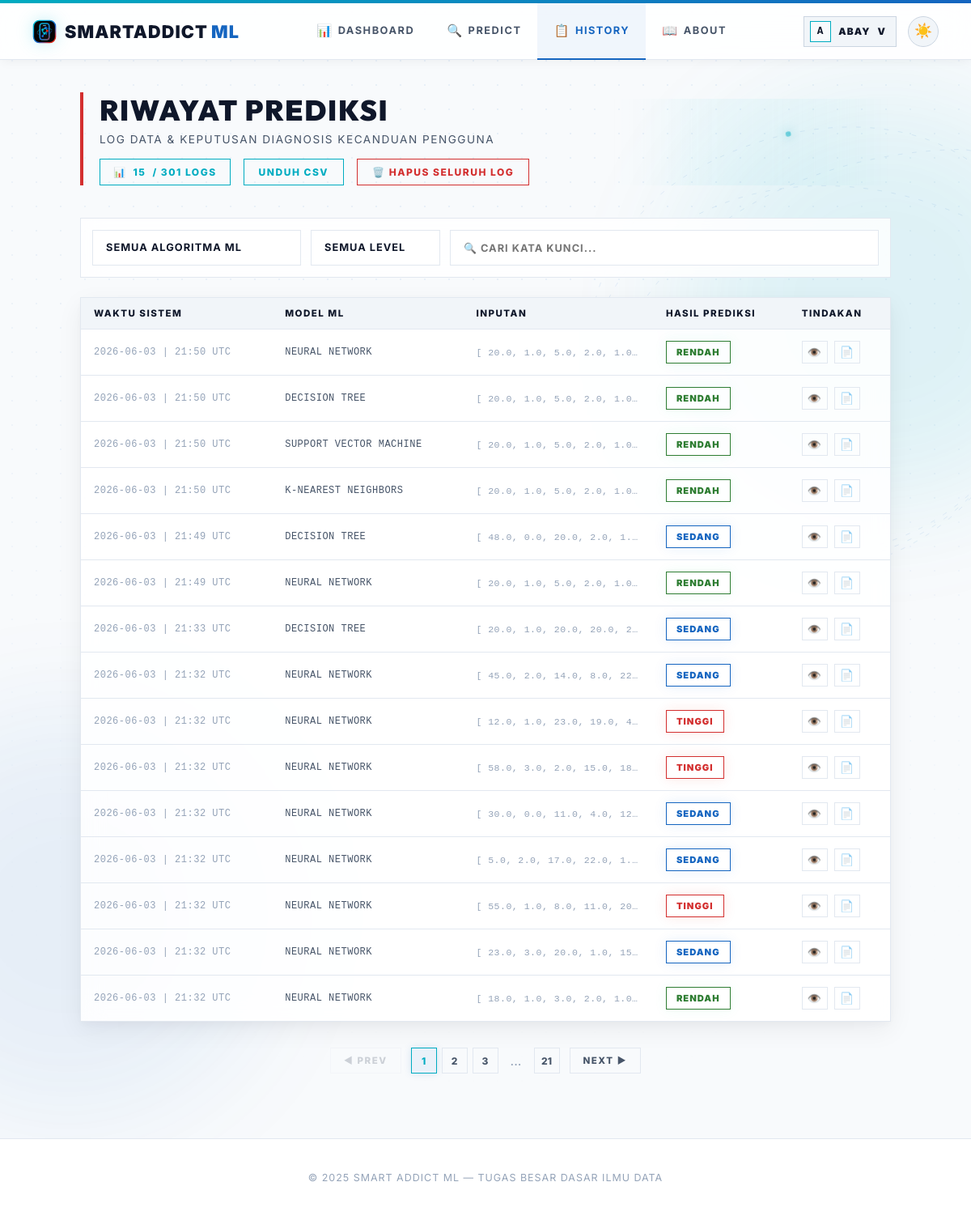
Before: /history (signed in) with the older database file.
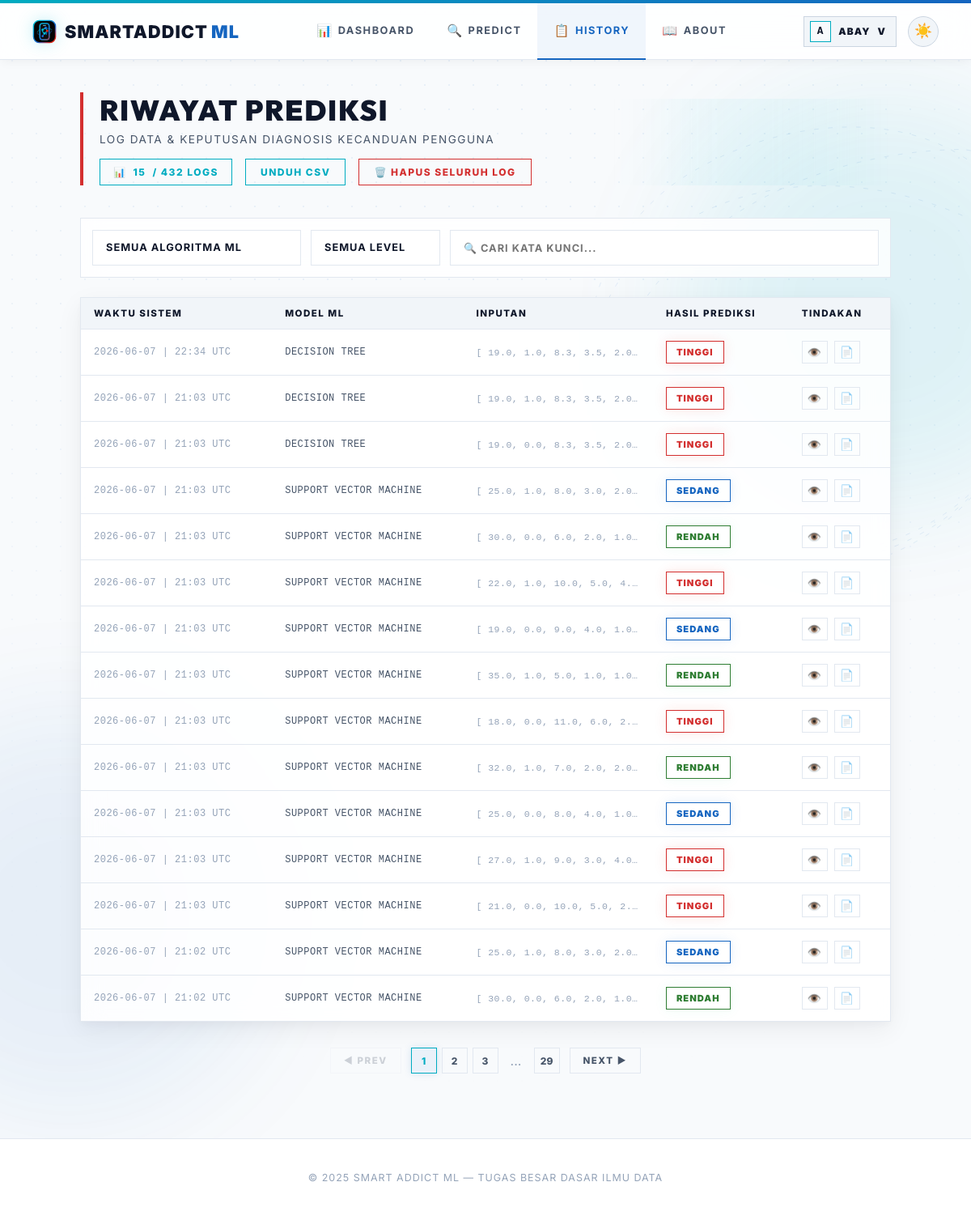
After: the same page with the newer database file.
### smartaddict/models/prediction.py (models this page shows)
class Prediction(db.Model):
    id = db.Column(db.Integer, primary_key=True)
    user_id = db.Column(db.Integer, db.ForeignKey("user.id"), nullable=False)
    model_name = db.Column(db.String(50), nullable=False)
    input_values = db.Column(db.Text, nullable=False)
    result = db.Column(db.String(20), nullable=False)
    prediction_raw = db.Column(db.Integer, nullable=False)
    timestamp = db.Column(db.DateTime, default=datetime.utcnow)
    @property
    def input_list(self):
        return json.loads(self.input_values)

### smartaddict/routes/user_routes.py (the view)
@user_bp.route("/history", endpoint='history_page')
@login_required
def history_page():
    page = request.args.get('page', 1, type=int)
    per_page = 15
    pagination = Prediction.query.filter_by(user_id=current_user.id).order_by(
        Prediction.timestamp.desc()
    ).paginate(page=page, per_page=per_page, error_out=False)
    return render_template(
        "history.html",
        predictions=pagination.items,
        pagination=pagination,
        active_page='history',
    )

### app.py (called while the page is built)
@app.after_request
def add_no_cache(response):
    response.headers['Cache-Control'] = 'no-store, no-cache, must-revalidate, max-age=0'
    response.headers['Pragma'] = 'no-cache'
    response.headers['Expires'] = '0'
    return response

@login_manager.user_loader
def load_user(user_id):
    try:
        return User.query.get(int(user_id))
    except Exception:
        return None

### smartaddict/models/user.py (called while the page is built)
    @property
    def is_admin(self):
        return self.role == "admin"

### templates/history.html (shortened to what the changed rows need)
{% extends "base.html" %}
{% block content %}
<main class="content">
    <div class="page-header">
        <div class="header-text">
            <h1>RIWAYAT PREDIKSI</h1>
        </div>
        <div class="header-actions">
            <div class="count-badge">📊 <span id="vc">{{ predictions|length }}</span> / {{ pagination.total if pagination else predictions|length }} LOGS</div>
            {% if predictions %}
            <a href="{{ url_for('user.download_history') }}" class="btn-export">UNDUH CSV</a>
            <form method="post" action="{{ url_for('user.clear_my_history') }}" style="display:inline" onsubmit="return confirm('APAKAH ANDA YAKIN INGIN MENGHAPUS SELURUH LOG RIWAYAT?')">
                <button type="submit" class="btn-danger">🗑️ HAPUS SELURUH LOG</button>
            </form>
            {% endif %}
        </div>
    </div>
    {% if predictions %}
    <div class="table-container">
        <table class="h-table">
            <thead>
                <tr>
                    <th>WAKTU SISTEM</th>
                    <th>MODEL ML</th>
                    <th>INPUTAN</th>
                    <th>HASIL PREDIKSI</th>
                    <th>TINDAKAN</th>
                </tr>
            </thead>
            <tbody id="tb">
                {% for p in predictions %}
                {% set inputs = p.input_list %}
                <tr data-m="{{ p.model_name }}" data-l="{{ p.result }}" data-t="{{ current_user.username }} {{ p.model_name }} {{ p.result }} {{ p.timestamp }}">
                    <td style="color:var(--text-muted); font-family: monospace; font-size:0.75rem">{{ p.timestamp.strftime('%Y-%m-%d | %H:%M UTC') }}</td>
                    <td style="font-family: monospace; text-transform: uppercase; font-size: 0.75rem;">{{ p.model_name }}</td>
                    <td style="font-size:0.72rem; color:var(--text-muted); font-family:monospace; max-width:200px; overflow:hidden; text-overflow:ellipsis; white-space:nowrap" title="{{ inputs }}">
                        [
                        {% for val in inputs %}
                          {{ val | round(1) }}{% if not loop.last %}, {% endif %}
                        {% endfor %}
                    </td>
                    <td>
                        <span class="badge-sm {% if p.result == 'Rendah' %}r{% elif p.result == 'Sedang' %}s{% else %}t{% endif %}">
                            {{ p.result | upper }}
                        </span>
                    </td>
                    <td>
                        <button type="button" class="detail-btn" onclick="showDetailModal('{{ p.model_name }}', '{{ p.result }}', '{{ p.timestamp.strftime('%Y-%m-%d | %H:%M UTC') }}', {{ inputs | tojson }})" title="LIHAT DETAIL">👁️</button>
                        <button type="button" class="pdf-btn" onclick="exportRowPDF('{{ current_user.username }}', '{{ p.model_name }}', '{{ p.result }}', '{{ p.timestamp.strftime('%Y-%m-%d | %H:%M UTC') }}', {{ inputs | tojson }})" title="EXPORT PDF">📄</button>
                    </td>
                </tr>
                {% endfor %}
            </tbody>
        </table>
    </div>
    {% if pagination and pagination.pages > 1 %}
    <div class="pagination-container">
        <div class="page-numbers">
            {% for page_num in pagination.iter_pages(left_edge=1, right_edge=1, left_current=2, right_current=2) %}
                {% if page_num %}
                    {% if page_num == pagination.page %}
                    <span class="page-num active">{{ page_num }}</span>
                    {% else %}
                    <a href="{{ url_for('user.history_page', page=page_num) }}" class="page-num">{{ page_num }}</a>
                    {% endif %}
                {% else %}
                    <span style="display: inline-flex; align-items: center; justify-content: center; width: 32px; height: 32px; color: var(--text-muted);">...</span>
                {% endif %}
            {% endfor %}
        </div>
    </div>
    {% endif %}
    {% endif %}
</main>
{% endblock %}

Changed rows visible on the page:
no longer on this page (row unchanged): Prediction: timestamp "2026-06-03 | 21:50 UTC", model_name "NEURAL NETWORK", val "20.0" "1.0" "5.0" "2.0" "1.0", result "RENDAH"
no longer on this page (row unchanged): Prediction: timestamp "2026-06-03 | 21:50 UTC", model_name "DECISION TREE", val "20.0" "1.0" "5.0" "2.0" "1.0", result "RENDAH"
no longer on this page (row unchanged): Prediction: timestamp "2026-06-03 | 21:50 UTC", model_name "SUPPORT VECTOR MACHINE", val "20.0" "1.0" "5.0" "2.0" "1.0", result "RENDAH"
no longer on this page (row unchanged): Prediction: timestamp "2026-06-03 | 21:50 UTC", model_name "K-NEAREST NEIGHBORS", val "20.0" "1.0" "5.0" "2.0" "1.0", result "RENDAH"
no longer on this page (row unchanged): Prediction: timestamp "2026-06-03 | 21:49 UTC", model_name "DECISION TREE", val "48.0" "0.0" "20.0" "2.0" "1.…", result "SEDANG"
no longer on this page (row unchanged): Prediction: timestamp "2026-06-03 | 21:49 UTC", model_name "NEURAL NETWORK", val "20.0" "1.0" "5.0" "2.0" "1.0", result "RENDAH"
no longer on this page (row unchanged): Prediction: timestamp "2026-06-03 | 21:33 UTC", model_name "DECISION TREE", val "20.0" "1.0" "20.0" "20.0" "2…", result "SEDANG"
no longer on this page (row unchanged): Prediction: timestamp "2026-06-03 | 21:32 UTC", model_name "NEURAL NETWORK", val "45.0" "2.0" "14.0" "8.0" "22…", result "SEDANG"
no longer on this page (row unchanged): Prediction: timestamp "2026-06-03 | 21:32 UTC", model_name "NEURAL NETWORK", val "12.0" "1.0" "23.0" "19.0" "4…", result "TINGGI"
no longer on this page (row unchanged): Prediction: timestamp "2026-06-03 | 21:32 UTC", model_name "NEURAL NETWORK", val "58.0" "3.0" "2.0" "15.0" "18…", result "TINGGI"
no longer on this page (row unchanged): Prediction: timestamp "2026-06-03 | 21:32 UTC", model_name "NEURAL NETWORK", val "30.0" "0.0" "11.0" "4.0" "12…", result "SEDANG"
no longer on this page (row unchanged): Prediction: timestamp "2026-06-03 | 21:32 UTC", model_name "NEURAL NETWORK", val "5.0" "2.0" "17.0" "22.0" "1.…", result "SEDANG"
no longer on this page (row unchanged): Prediction: timestamp "2026-06-03 | 21:32 UTC", model_name "NEURAL NETWORK", val "55.0" "1.0" "8.0" "11.0" "20…", result "TINGGI"
no longer on this page (row unchanged): Prediction: timestamp "2026-06-03 | 21:32 UTC", model_name "NEURAL NETWORK", val "23.0" "3.0" "20.0" "1.0" "15…", result "SEDANG"
no longer on this page (row unchanged): Prediction: timestamp "2026-06-03 | 21:32 UTC", model_name "NEURAL NETWORK", val "18.0" "1.0" "3.0" "2.0" "1.0", result "RENDAH"
added Prediction: timestamp "2026-06-07 | 22:34 UTC", model_name "DECISION TREE", val "19.0" "1.0" "8.3" "3.5" "2.0", result "TINGGI"
added Prediction: timestamp "2026-06-07 | 21:03 UTC", model_name "DECISION TREE", val "19.0" "1.0" "8.3" "3.5" "2.0", result "TINGGI"
added Prediction: timestamp "2026-06-07 | 21:03 UTC", model_name "DECISION TREE", val "19.0" "0.0" "8.3" "3.5" "2.0", result "TINGGI"
added Prediction: timestamp "2026-06-07 | 21:03 UTC", model_name "SUPPORT VECTOR MACHINE", val "25.0" "1.0" "8.0" "3.0" "2.0", result "SEDANG"
added Prediction: timestamp "2026-06-07 | 21:03 UTC", model_name "SUPPORT VECTOR MACHINE", val "30.0" "0.0" "6.0" "2.0" "1.0", result "RENDAH"
added Prediction: timestamp "2026-06-07 | 21:03 UTC", model_name "SUPPORT VECTOR MACHINE", val "22.0" "1.0" "10.0" "5.0" "4.…", result "TINGGI"
added Prediction: timestamp "2026-06-07 | 21:03 UTC", model_name "SUPPORT VECTOR MACHINE", val "19.0" "0.0" "9.0" "4.0" "1.0", result "SEDANG"
added Prediction: timestamp "2026-06-07 | 21:03 UTC", model_name "SUPPORT VECTOR MACHINE", val "35.0" "1.0" "5.0" "1.0" "1.0", result "RENDAH"
added Prediction: timestamp "2026-06-07 | 21:03 UTC", model_name "SUPPORT VECTOR MACHINE", val "18.0" "0.0" "11.0" "6.0" "2.…", result "TINGGI"
added Prediction: timestamp "2026-06-07 | 21:03 UTC", model_name "SUPPORT VECTOR MACHINE", val "32.0" "1.0" "7.0" "2.0" "2.0", result "RENDAH"
added Prediction: timestamp "2026-06-07 | 21:03 UTC", model_name "SUPPORT VECTOR MACHINE", val "25.0" "0.0" "8.0" "4.0" "1.0", result "SEDANG"
added Prediction: timestamp "2026-06-07 | 21:03 UTC", model_name "SUPPORT VECTOR MACHINE", val "27.0" "1.0" "9.0" "3.0" "4.0", result "TINGGI"
added Prediction: timestamp "2026-06-07 | 21:03 UTC", model_name "SUPPORT VECTOR MACHINE", val "21.0" "0.0" "10.0" "5.0" "2.…", result "TINGGI"
added Prediction: timestamp "2026-06-07 | 21:02 UTC", model_name "SUPPORT VECTOR MACHINE", val "25.0" "1.0" "8.0" "3.0" "2.0", result "SEDANG"
added Prediction: timestamp "2026-06-07 | 21:02 UTC", model_name "SUPPORT VECTOR MACHINE", val "30.0" "0.0" "6.0" "2.0" "1.0", result "RENDAH"
Other visible differences:
{{ pagination.total if pagination else predictions|length }}: "301" → "432"
new list line: "29"
list line gone: "21"
